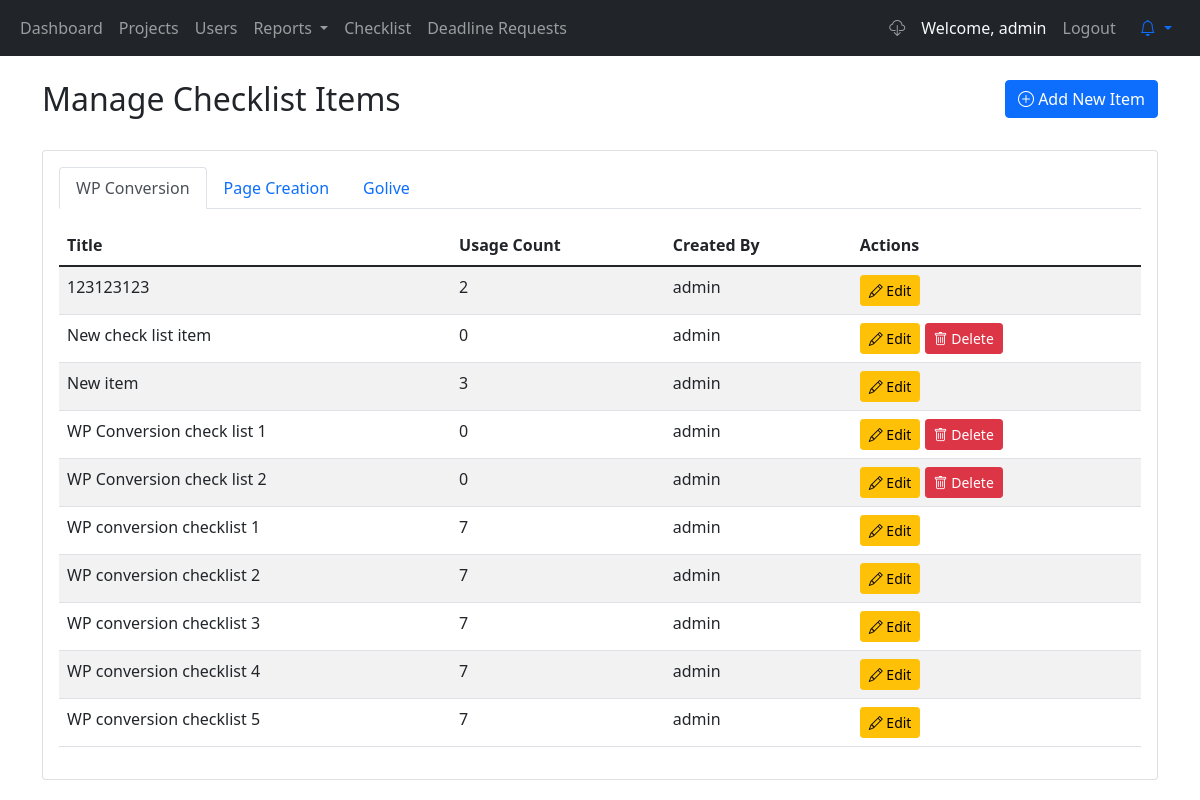
/manage_checklist.php (signed in), run on an earlier commit of the app's database.
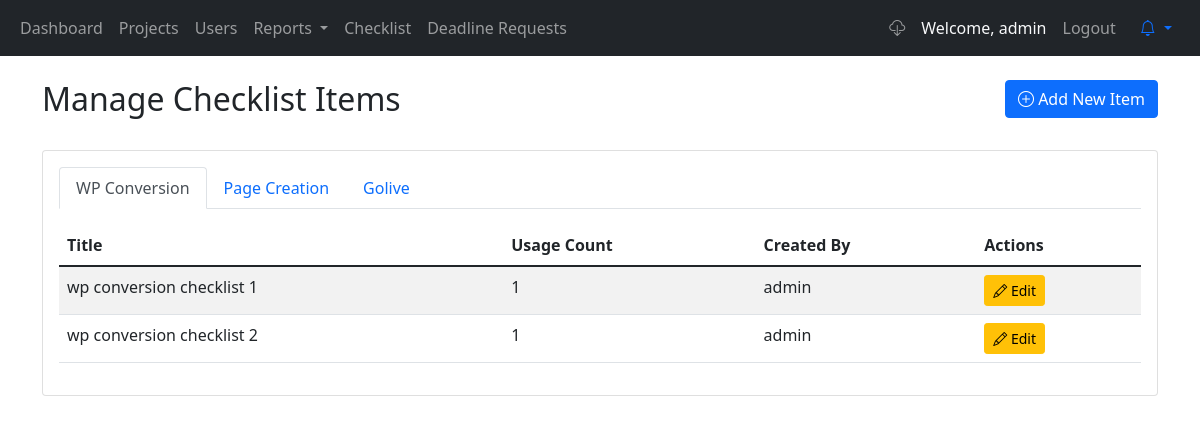
And on a later commit of the database.
### tables this page shows
CREATE TABLE IF NOT EXISTS `checklist_items` (
  `id` int NOT NULL AUTO_INCREMENT,
  `stage` enum('wp_conversion','page_creation','golive') NOT NULL,
  `title` varchar(255) NOT NULL,
  `how_to_check` text NOT NULL,
  `how_to_fix` text NOT NULL,
  `created_by` int DEFAULT NULL,
  `is_archived` tinyint(1) DEFAULT '0',
  `archived_at` datetime DEFAULT NULL,
  `archived_by` int DEFAULT NULL,
  PRIMARY KEY (`id`),
  KEY `created_by` (`created_by`),
  KEY `idx_archived` (`is_archived`)
);

CREATE TABLE IF NOT EXISTS `users` (
  `id` int NOT NULL AUTO_INCREMENT,
  `username` varchar(50) NOT NULL,
  `email` varchar(255) NOT NULL,
  `password` varchar(255) NOT NULL,
  `role` enum('admin','qa_manager','qa_reporter','webmaster') NOT NULL,
  `created_at` timestamp NULL DEFAULT CURRENT_TIMESTAMP,
  PRIMARY KEY (`id`),
  UNIQUE KEY `username` (`username`),
  UNIQUE KEY `unique_email` (`email`(191))
);

### manage_checklist.php (the view, shortened to what this page needs)
<?php
require_once 'includes/config.php';
$query = "SELECT ci.*, u.username as created_by_name,
          (SELECT COUNT(*) FROM project_checklist_status WHERE checklist_item_id = ci.id) as usage_count
          FROM checklist_items ci
          LEFT JOIN users u ON ci.created_by = u.id
          ORDER BY ci.stage, ci.title";
$checklist_items = $conn->query($query);
require_once 'includes/header.php';
?>
    <div class="container mt-4">
        <div class="row mb-4">
            <div class="col">
                <h2>Manage Checklist Items</h2>
            </div>
            <div class="col-auto">
                <button class="btn btn-primary" data-bs-toggle="modal" data-bs-target="#addItemModal">
                    <i class="bi bi-plus-circle"></i> Add New Item
                </button>
            </div>
        </div>
        <div class="card">
            <div class="card-body">
                <ul class="nav nav-tabs" id="stageTabs" role="tablist">
                    <li class="nav-item">
                        <a class="nav-link active" id="wp-tab" data-bs-toggle="tab" href="#wp" role="tab">
                            WP Conversion
                        </a>
                    </li>
                    <li class="nav-item">
                        <a class="nav-link" id="page-tab" data-bs-toggle="tab" href="#page" role="tab">
                            Page Creation
                        </a>
                    </li>
                    <li class="nav-item">
                        <a class="nav-link" id="golive-tab" data-bs-toggle="tab" href="#golive" role="tab">
                            Golive
                        </a>
                    </li>
                </ul>
                <div class="tab-content mt-3">
                    <?php
                    $stages = ['wp_conversion', 'page_creation', 'golive'];
                    foreach ($stages as $stage):
                        $active = $stage == 'wp_conversion' ? 'show active' : '';
                    ?>
                    <div class="tab-pane fade <?php echo $active; ?>"
                         id="<?php echo explode('_', $stage)[0]; ?>" role="tabpanel">
                        <div class="table-responsive">
                            <table class="table table-striped">
                                <thead>
                                    <tr>
                                        <th>Title</th>
                                        <th>Usage Count</th>
                                        <th>Created By</th>
                                        <th>Actions</th>
                                    </tr>
                                </thead>
                                <tbody>
                                    <?php
                                    $checklist_items->data_seek(0);
                                    while ($item = $checklist_items->fetch_assoc()):
                                        if ($item['stage'] == $stage):
                                    ?>
                                    <tr>
                                        <td><?php echo htmlspecialchars($item['title']); ?></td>
                                        <td><?php echo $item['usage_count']; ?></td>
                                        <td><?php echo htmlspecialchars($item['created_by_name']); ?></td>
                                        <td>
                                            <button class="btn btn-sm btn-warning"
                                                    onclick="editItem(<?php echo htmlspecialchars(json_encode($item)); ?>)">
                                                <i class="bi bi-pencil"></i> Edit
                                            </button>
                                            <?php if ($item['usage_count'] == 0): ?>
                                            <form method="POST" class="d-inline"
                                                  onsubmit="return confirm('Are you sure you want to delete this item?');">
                                                <button type="submit" class="btn btn-sm btn-danger">
                                                    <i class="bi bi-trash"></i> Delete
                                                </button>
                                            </form>
                                            <?php endif; ?>
                                        </td>
                                    </tr>
                                    <?php
                                        endif;
                                    endwhile;
                                    ?>
                                </tbody>
                            </table>
                        </div>
                    </div>
                    <?php endforeach; ?>
                </div>
            </div>
        </div>
    </div>
</body>
</html>

What changed in the data, as far as the page shows it:
removed checklist_items: title "123123123", usage_count "2", users.username "admin"
removed checklist_items: title "New check list item", usage_count "0", users.username "admin"
removed checklist_items: title "New item", usage_count "3", users.username "admin"
removed checklist_items: title "WP Conversion check list 1", usage_count "0", users.username "admin"
removed checklist_items: title "WP Conversion check list 2", usage_count "0", users.username "admin"
removed checklist_items: title "WP conversion checklist 1", usage_count "7", users.username "admin"
removed checklist_items: title "WP conversion checklist 2", usage_count "7", users.username "admin"
removed checklist_items: title "WP conversion checklist 3", usage_count "7", users.username "admin"
removed checklist_items: title "WP conversion checklist 4", usage_count "7", users.username "admin"
removed checklist_items: title "WP conversion checklist 5", usage_count "7", users.username "admin"
added checklist_items: title "wp conversion checklist 1", usage_count "1", users.username "admin"
added checklist_items: title "wp conversion checklist 2", usage_count "1", users.username "admin"
